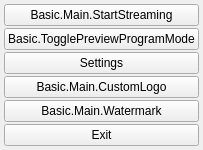
  <widget class="OBSDock" name="controlsDock">
   <property name="windowTitle">
    <string>Basic.Main.Controls</string>
   </property>
   <attribute name="dockWidgetArea">
    <number>8</number>
   </attribute>
   <widget class="QWidget" name="controlsDockContents">
    <layout class="QVBoxLayout" name="buttonsVLayout">
     <property name="spacing">
      <number>2</number>
     </property>
     <property name="leftMargin">
      <number>4</number>
     </property>
     <property name="topMargin">
      <number>4</number>
     </property>
     <property name="rightMargin">
      <number>4</number>
     </property>
     <property name="bottomMargin">
      <number>4</number>
     </property>
     <item>
      <widget class="QPushButton" name="streamButton">
       <property name="enabled">
        <bool>true</bool>
       </property>
       <property name="sizePolicy">
        <sizepolicy hsizetype="Preferred" vsizetype="Fixed">
         <horstretch>0</horstretch>
         <verstretch>0</verstretch>
        </sizepolicy>
       </property>
       <property name="text">
        <string>Basic.Main.StartStreaming</string>
       </property>
      </widget>
     </item>
     <item>
      <widget class="QPushButton" name="modeSwitch">
       <property name="text">
        <string>Basic.TogglePreviewProgramMode</string>
       </property>
      </widget>
     </item>
     <item>
      <widget class="QPushButton" name="settingsButton">
       <property name="sizePolicy">
        <sizepolicy hsizetype="Preferred" vsizetype="Fixed">
         <horstretch>0</horstretch>
         <verstretch>0</verstretch>
        </sizepolicy>
       </property>
       <property name="text">
        <string>Settings</string>
       </property>
      </widget>
     </item>
     <item>
      <widget class="QPushButton" name="logoButton">
       <property name="sizePolicy">
        <sizepolicy hsizetype="Preferred" vsizetype="Fixed">
         <horstretch>0</horstretch>
         <verstretch>0</verstretch>
        </sizepolicy>
       </property>
       <property name="text">
        <string>Basic.Main.CustomLogo</string>
       </property>
      </widget>
     </item>
     <item>
      <widget class="QPushButton" name="watermarkButton">
       <property name="sizePolicy">
        <sizepolicy hsizetype="Preferred" vsizetype="Fixed">
         <horstretch>0</horstretch>
         <verstretch>0</verstretch>
        </sizepolicy>
       </property>
       <property name="text">
        <string>Basic.Main.Watermark</string>
       </property>
      </widget>
     </item>
     <item>
      <widget class="QPushButton" name="exitButton">
       <property name="sizePolicy">
        <sizepolicy hsizetype="Preferred" vsizetype="Fixed">
         <horstretch>0</horstretch>
         <verstretch>0</verstretch>
        </sizepolicy>
       </property>
       <property name="text">
        <string>Exit</string>
       </property>
      </widget>
     </item>
     <item>
      <spacer name="expVSpacer">
       <property name="orientation">
        <enum>Qt::Vertical</enum>
       </property>
       <property name="sizeHint" stdset="0">
        <size>
         <width>0</width>
         <height>0</height>
        </size>
       </property>
      </spacer>
     </item>
    </layout>
   </widget>
  </widget>
